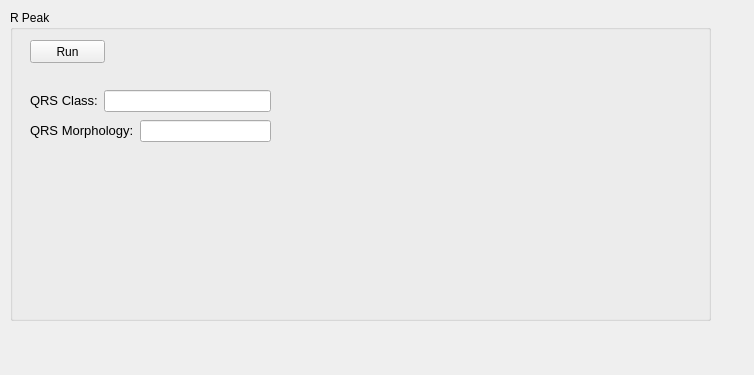
<?xml version="1.0" encoding="UTF-8"?>
<ui version="4.0">
 <class>Heart_class</class>
 <widget class="QWidget" name="Heart_class">
  <property name="geometry">
   <rect>
    <x>0</x>
    <y>0</y>
    <width>754</width>
    <height>375</height>
   </rect>
  </property>
  <property name="windowTitle">
   <string>Form</string>
  </property>
  <widget class="QGroupBox" name="groupBox_RPeak">
   <property name="geometry">
    <rect>
     <x>10</x>
     <y>10</y>
     <width>701</width>
     <height>311</height>
    </rect>
   </property>
   <property name="title">
    <string>R Peak</string>
   </property>
   <widget class="QPushButton" name="Button_Run">
    <property name="geometry">
     <rect>
      <x>20</x>
      <y>30</y>
      <width>75</width>
      <height>23</height>
     </rect>
    </property>
    <property name="text">
     <string>Run</string>
    </property>
   </widget>
   <widget class="QWidget" name="layoutWidget">
    <property name="geometry">
     <rect>
      <x>20</x>
      <y>80</y>
      <width>241</width>
      <height>22</height>
     </rect>
    </property>
    <layout class="QHBoxLayout" name="horizontalLayout">
     <item>
      <widget class="QLabel" name="label_QRSClass">
       <property name="text">
        <string>&lt;html&gt;&lt;head/&gt;&lt;body&gt;&lt;p&gt;&lt;span style=&quot; font-size:10pt;&quot;&gt;QRS Class:&lt;/span&gt;&lt;/p&gt;&lt;/body&gt;&lt;/html&gt;</string>
       </property>
      </widget>
     </item>
     <item>
      <widget class="QLineEdit" name="edit_QRS_CLASS_MONITOR"/>
     </item>
    </layout>
   </widget>
   <widget class="QWidget" name="layoutWidget">
    <property name="geometry">
     <rect>
      <x>20</x>
      <y>110</y>
      <width>241</width>
      <height>22</height>
     </rect>
    </property>
    <layout class="QHBoxLayout" name="horizontalLayout_3">
     <item>
      <widget class="QLabel" name="label_QRSMORPHOLOGY">
       <property name="text">
        <string>&lt;html&gt;&lt;head/&gt;&lt;body&gt;&lt;p&gt;&lt;span style=&quot; font-size:10pt;&quot;&gt;QRS Morphology:&lt;/span&gt;&lt;/p&gt;&lt;/body&gt;&lt;/html&gt;</string>
       </property>
      </widget>
     </item>
     <item>
      <widget class="QLineEdit" name="edit_QRS_MORPHOLOGY_MONITOR"/>
     </item>
    </layout>
   </widget>
  </widget>
 </widget>
 <resources/>
 <connections/>
</ui>
